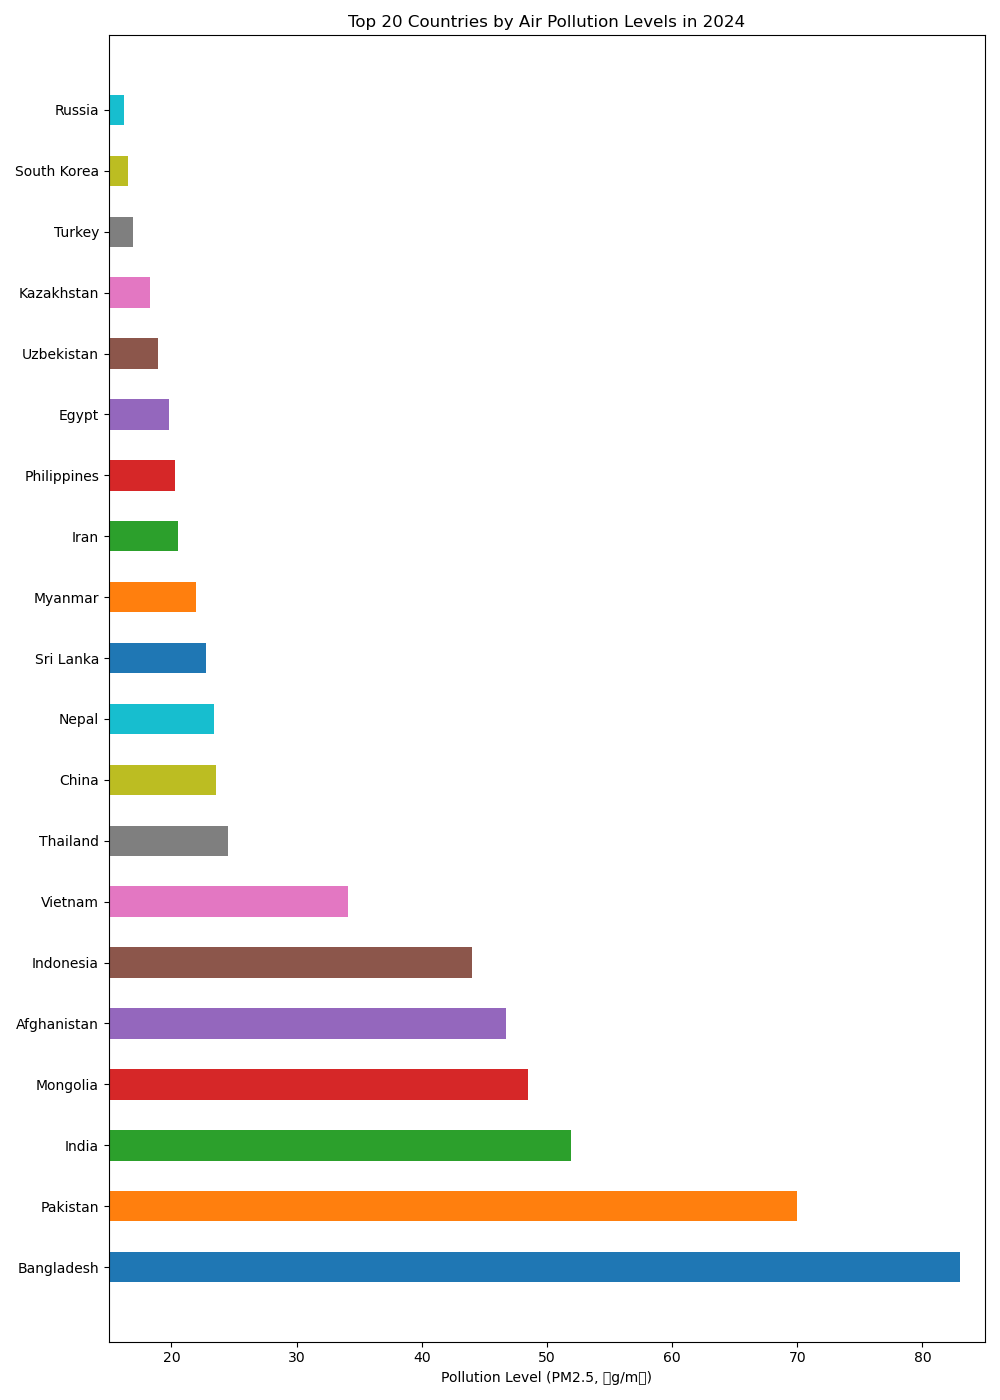

The script that drew this image:

import matplotlib.pyplot as plt

# Data
countries = [
    'Bangladesh', 'Pakistan', 'India', 'Mongolia', 'Afghanistan', 
    'Indonesia', 'Vietnam', 'Thailand', 'China', 'Nepal', 
    'Sri Lanka', 'Myanmar', 'Iran', 'Philippines', 'Egypt', 
    'Uzbekistan', 'Kazakhstan', 'Turkey', 'South Korea', 'Russia'
]
pollution_levels = [
    83.0, 70.0, 51.9, 48.5, 46.7, 
    44.0, 34.1, 24.5, 23.6, 23.4, 
    22.8, 22.0, 20.5, 20.3, 19.8, 
    18.9, 18.3, 16.9, 16.5, 16.2
]
colors = [
    '#1f77b4', '#ff7f0e', '#2ca02c', '#d62728', '#9467bd',
    '#8c564b', '#e377c2', '#7f7f7f', '#bcbd22', '#17becf',
    '#1f77b4', '#ff7f0e', '#2ca02c', '#d62728', '#9467bd',
    '#8c564b', '#e377c2', '#7f7f7f', '#bcbd22', '#17becf'
]

# Figure size
plt.figure(figsize=(10, 14))

# Horizontal bar chart
plt.barh(countries, pollution_levels, color=colors, height=0.5)

# Labeling
plt.xlabel('Pollution Level (PM2.5, µg/m³)')
plt.title('Top 20 Countries by Air Pollution Levels in 2024')

# Set y-axis limit to truncate the chart
plt.xlim(15, 85)

# Adjust layout to ensure title and labels fit
plt.tight_layout()

# Show plot
plt.show()
